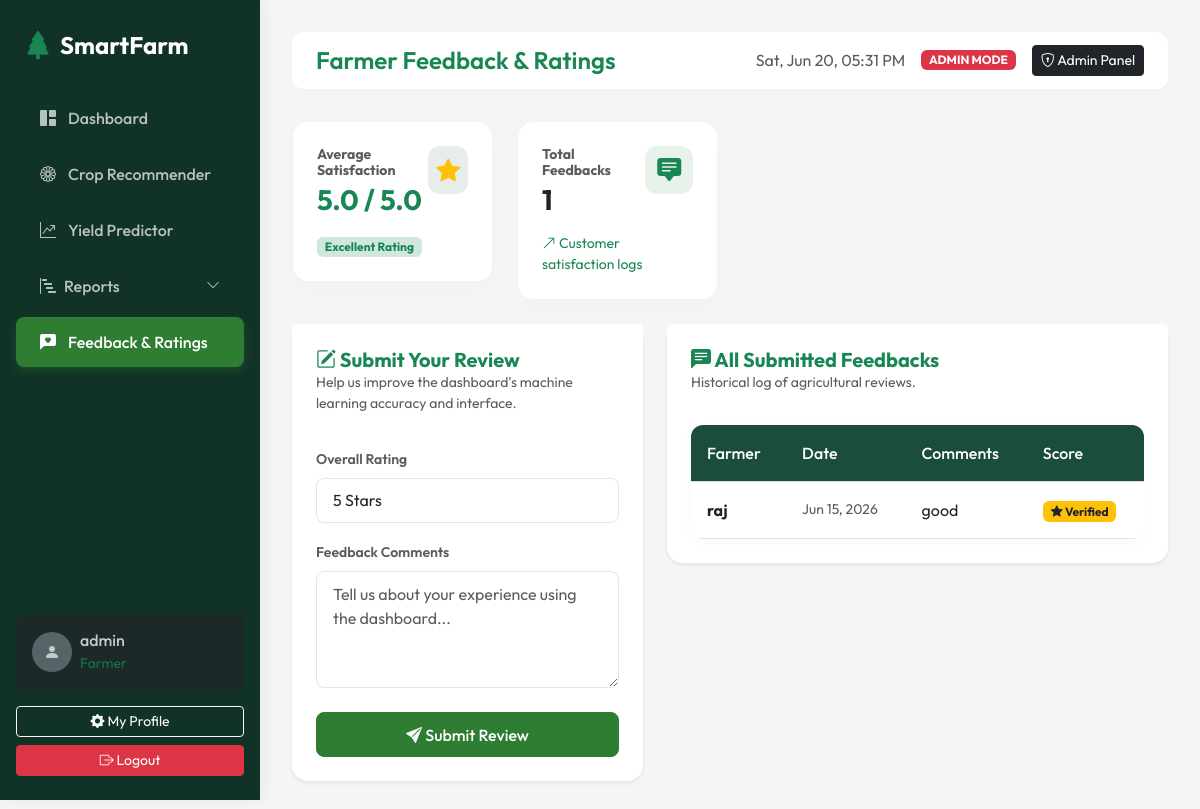
Page /feedback/ (signed in) on the committed database.
### accounts/models.py (models this page shows, shortened)
class User(AbstractUser):
    ROLE_CHOICES = (
        ('farmer', 'Farmer'),
        ('admin', 'Admin'),
    )
    role = models.CharField(max_length=10, choices=ROLE_CHOICES, default='farmer')

### feedback/models.py (models this page shows, shortened)
class Feedback(models.Model):
    user = models.ForeignKey(
        settings.AUTH_USER_MODEL,
        on_delete=models.CASCADE,
        related_name='feedbacks'
    )
    feedback_text = models.TextField()
    created_at = models.DateTimeField(auto_now_add=True)

### feedback/views.py (the view)
# urls.py: path('', views.feedback_list_view, name='feedback_list'),
@login_required
def feedback_list_view(request):
    if request.method == 'POST':
        form = FeedbackRatingForm(request.POST)
        if form.is_valid():
            text = form.cleaned_data['feedback_text']
            score = form.cleaned_data['score']
            Feedback.objects.create(user=request.user, feedback_text=text)
            Rating.objects.create(user=request.user, score=int(score))
            messages.success(request, "Thank you for your valuable feedback!")
            return redirect('feedback_list')
    else:
        form = FeedbackRatingForm()
    if request.user.is_staff:
        feedbacks = Feedback.objects.all().order_by('-created_at')
        ratings = Rating.objects.all().order_by('-created_at')
        total_count = ratings.count()
        avg_score = sum(r.score for r in ratings) / total_count if total_count > 0 else 0
    else:
        feedbacks = Feedback.objects.filter(user=request.user).order_by('-created_at')
        ratings = Rating.objects.filter(user=request.user).order_by('-created_at')
        total_count = ratings.count()
        avg_score = sum(r.score for r in ratings) / total_count if total_count > 0 else 0
    context = {
        'form': form,
        'feedbacks': feedbacks,
        'ratings': ratings,
        'avg_score': round(avg_score, 1),
        'total_count': total_count,
    }
    return render(request, 'feedback/feedback.html', context)

### feedback/forms.py
class FeedbackRatingForm(BootstrapFormMixin, forms.Form):
    feedback_text = forms.CharField(
        widget=forms.Textarea(attrs={
            'placeholder': 'Tell us about your experience using the dashboard...',
            'rows': 4
        }),
        required=True,
        label="Feedback Comments"
    )
    score = forms.ChoiceField(
        choices=[(i, f"{i} Stars") for i in range(1, 6)],
        initial=5,
        widget=forms.Select(attrs={'class': 'form-select'}),
        label="Overall Rating"
    )

### templates/feedback/feedback.html (shortened to what this page needs)
{% extends 'base.html' %}
{% block page_title %}Farmer Feedback & Ratings{% endblock %}
{% block content %}
{% if user.is_staff %}
<div class="row g-4 mb-4">
    <div class="col-md-6 col-lg-3">
        <div class="kpi-card forest">
            <div class="d-flex justify-content-between align-items-start">
                <div>
                    <h6 class="text-muted small uppercase fw-bold mb-1">Average Satisfaction</h6>
                    <h3 class="fw-bold mb-0 text-success">{{ avg_score }} / 5.0</h3>
                </div>
                <div class="kpi-icon bg-forest-light">
                    <i class="bi bi-star-fill text-warning"></i>
                </div>
            </div>
            <div class="mt-3">
                {% if avg_score >= 4.0 %}
                <span class="badge bg-success-subtle text-success">Excellent Rating</span>
                {% else %}
                <span class="badge bg-warning-subtle text-warning">Good Rating</span>
                {% endif %}
            </div>
        </div>
    </div>
    <div class="col-md-6 col-lg-3">
        <div class="kpi-card">
            <div class="d-flex justify-content-between align-items-start">
                <div>
                    <h6 class="text-muted small uppercase fw-bold mb-1">Total Feedbacks</h6>
                    <h3 class="fw-bold mb-0">{{ total_count }}</h3>
                </div>
                <div class="kpi-icon bg-leaf-light">
                    <i class="bi bi-chat-square-text-fill text-success"></i>
                </div>
            </div>
            <p class="text-success small mb-0 mt-3"><i class="bi bi-arrow-up-right"></i> Customer satisfaction logs</p>
        </div>
    </div>
</div>
{% endif %}
<div class="row">
    <div class="col-lg-5 mb-4">
        <div class="card shadow-sm border-0 rounded-4">
            <div class="card-header bg-white border-0 pt-4 px-4">
                <h5 class="fw-bold mb-0 text-success"><i class="bi bi-pencil-square"></i> Submit Your Review</h5>
                <p class="text-muted small mb-0">Help us improve the dashboard's machine learning accuracy and interface.</p>
            </div>
            <div class="card-body p-4">
                <form method="POST">
                    <div class="mb-3">
                        <label class="form-label small fw-semibold text-muted">{{ form.score.label }}</label>
                        {{ form.score }}
                    </div>
                    <div class="mb-3">
                        <label class="form-label small fw-semibold text-muted">{{ form.feedback_text.label }}</label>
                        {{ form.feedback_text }}
                    </div>
                    <div class="d-grid mt-4">
                        <button type="submit" class="btn btn-primary">
                            <i class="bi bi-send-fill"></i> Submit Review
                        </button>
                    </div>
                </form>
            </div>
        </div>
    </div>
    <div class="col-lg-7">
        <div class="card shadow-sm border-0 rounded-4">
            <div class="card-header bg-white border-0 pt-4 px-4">
                <h5 class="fw-bold mb-0 text-success">
                    <i class="bi bi-chat-left-text-fill"></i>
                    {% if user.is_staff %}
                    All Submitted Feedbacks
                    {% else %}
                    My Past Feedback Submissions
                    {% endif %}
                </h5>
                <p class="text-muted small mb-0">Historical log of agricultural reviews.</p>
            </div>
            <div class="card-body p-4">
                {% if feedbacks %}
                <div class="table-responsive">
                    <table class="table custom-table table-hover align-middle">
                        <thead>
                            <tr>
                                {% if user.is_staff %}
                                <th>Farmer</th>
                                {% endif %}
                                <th>Date</th>
                                <th>Comments</th>
                                <th>Score</th>
                            </tr>
                        </thead>
                        <tbody>
                            {% for item in feedbacks %}
                            <tr>
                                {% if user.is_staff %}
                                <td class="fw-bold">{{ item.user.username }}</td>
                                {% endif %}
                                <td class="small text-muted">{{ item.created_at|date:"M d, Y" }}</td>
                                <td class="text-wrap" style="max-width: 250px;">{{ item.feedback_text }}</td>
                                <td>
                                    <span class="badge bg-warning text-dark"><i class="bi bi-star-fill"></i> Verified</span>
                                </td>
                            </tr>
                            {% endfor %}
                        </tbody>
                    </table>
                </div>
                {% else %}
                <div class="text-center py-5 text-muted">
                    <i class="bi bi-chat-square-heart-fill fs-1 mb-2 d-block"></i>
                    <p class="mb-0">No feedback entries registered yet.</p>
                </div>
                {% endif %}
            </div>
        </div>
    </div>
</div>
{% endblock %}

### templates/base.html (shortened to what this page needs)
{% load static %}
<!DOCTYPE html>
<html lang="en">
<head>
    <link href="https://cdn.jsdelivr.net/npm/bootstrap@5.3.0/dist/css/bootstrap.min.css" rel="stylesheet">
    <link href="https://cdn.jsdelivr.net/npm/bootstrap-icons@1.10.0/font/bootstrap-icons.css" rel="stylesheet">
    <link href="{% static 'css/style.css' %}" rel="stylesheet">
</head>
<body>
    <aside class="sidebar d-flex flex-column justify-content-between py-4" id="sidebar">
        <div>
            <div class="px-4 mb-4 d-flex align-items-center gap-2">
                <i class="bi bi-tree-fill text-success fs-3"></i>
                <span class="fs-4 fw-bold tracking-tight">SmartFarm</span>
            </div>
            <nav class="nav flex-column">
                <a class="nav-link {% if request.resolver_match.url_name == 'dashboard' %}active{% endif %}" href="{% url 'dashboard' %}">
                    <i class="bi bi-grid-1x2-fill"></i> Dashboard
                </a>
                {% if user.is_authenticated %}
                <a class="nav-link {% if 'recommend' in request.path %}active{% endif %}" href="{% url 'recommend_crop' %}">
                    <i class="bi bi-flower1"></i> Crop Recommender
                </a>
                <a class="nav-link {% if 'predict' in request.path %}active{% endif %}" href="{% url 'predict_yield' %}">
                    <i class="bi bi-graph-up-arrow"></i> Yield Predictor
                </a>
                <a class="nav-link {% if 'reports' in request.path %}active{% endif %} d-flex justify-content-between align-items-center" data-bs-toggle="collapse" href="#reportsMenu" role="button" aria-expanded="{% if 'reports' in request.path %}true{% else %}false{% endif %}" aria-controls="reportsMenu">
                    <div class="d-flex align-items-center gap-2">
                        <i class="bi bi-bar-chart-steps"></i> Reports
                    </div>
                    <i class="bi bi-chevron-down small reports-arrow" style="transition: transform 0.3s ease;"></i>
                </a>
                <a class="nav-link {% if 'feedback' in request.path %}active{% endif %}" href="{% url 'feedback_list' %}">
                    <i class="bi bi-chat-left-heart-fill"></i> Feedback & Ratings
                </a>
                {% endif %}
            </nav>
        </div>
        <div class="px-3">
            {% if user.is_authenticated %}
            <div class="card bg-dark text-white border-0 opacity-75 mb-3">
                <div class="card-body p-3 d-flex align-items-center gap-2">
                    {% if user.profile.profile_picture %}
                        <img src="{{ user.profile.profile_picture.url }}" class="rounded-circle" width="40" height="40" alt="Avatar">
                    {% else %}
                        <div class="rounded-circle bg-secondary d-flex align-items-center justify-content-center" style="width: 40px; height: 40px;">
                            <i class="bi bi-person-fill text-white"></i>
                        </div>
                    {% endif %}
                    <div class="overflow-hidden">
                        <h6 class="mb-0 text-truncate">{{ user.get_full_name|default:user.username }}</h6>
                        <small class="text-success text-capitalize">{{ user.role|default:"Farmer" }}</small>
                    </div>
                </div>
            </div>
            <a href="{% url 'profile' %}" class="btn btn-outline-light btn-sm w-100 mb-2">
                <i class="bi bi-gear-fill"></i> My Profile
            </a>
            <form action="{% url 'logout' %}" method="post">
                <button type="submit" class="btn btn-danger btn-sm w-100">
                    <i class="bi bi-box-arrow-right"></i> Logout
                </button>
            </form>
            {% endif %}
        </div>
    </aside>
    <div class="main-content">
        <header class="top-navbar d-flex align-items-center justify-content-between">
            <div class="d-flex align-items-center gap-3">
                <h4 class="mb-0 fw-semibold text-success">{% block page_title %}Overview{% endblock %}</h4>
            </div>
            <div class="d-flex align-items-center gap-3">
                <span class="text-muted d-none d-md-inline" id="live-time"></span>
                {% if user.is_authenticated and user.is_staff %}
                    <span class="badge bg-danger">ADMIN MODE</span>
                    <a href="{% url 'admin:index' %}" class="btn btn-dark btn-sm" target="_blank">
                        <i class="bi bi-shield-lock"></i> Admin Panel
                    </a>
                {% endif %}
            </div>
        </header>
        <main class="container-fluid px-0">
            {% block content %}{% endblock %}
        </main>
    </div>
</body>
</html>

### static/css/style.css (style rules this page uses)
:root { --primary-green: #1b4d3e; --secondary-green: #2e7d32; --accent-earth: #c77d3f; --light-bg: #f4f6f5; --card-bg: #ffffff; --text-dark: #212529; --text-muted: #6c757d; --sidebar-width: 260px; --sidebar-bg: #113327; --transition-smooth: all 0.3s cubic-bezier(0.25, 0.8, 0.25, 1); }
body { font-family: 'Outfit', sans-serif; background-color: var(--light-bg); color: var(--text-dark); min-height: 100vh; overflow-x: hidden; }
.sidebar { width: var(--sidebar-width); height: 100vh; position: fixed; top: 0; left: 0; background-color: var(--sidebar-bg); color: #ffffff; z-index: 1000; transition: var(--transition-smooth); box-shadow: 4px 0 15px rgba(0, 0, 0, 0.05); }
.sidebar .nav-link { color: rgba(255, 255, 255, 0.7); padding: 0.8rem 1.5rem; font-weight: 500; display: flex; align-items: center; gap: 12px; transition: var(--transition-smooth); border-radius: 8px; margin: 0.2rem 1rem; }
.sidebar .nav-link:hover, .sidebar .nav-link.active { color: #ffffff; background-color: rgba(255, 255, 255, 0.1); }
.sidebar .nav-link.active { background-color: var(--secondary-green); box-shadow: 0 4px 10px rgba(46, 125, 50, 0.3); }
.main-content { margin-left: var(--sidebar-width); padding: 2rem; min-height: 100vh; transition: var(--transition-smooth); }
.top-navbar { background-color: var(--card-bg); border-radius: 12px; box-shadow: 0 4px 20px rgba(0, 0, 0, 0.02); padding: 0.8rem 1.5rem; margin-bottom: 2rem; }
.kpi-card { background: var(--card-bg); border-radius: 16px; border: 1px solid rgba(0, 0, 0, 0.05); box-shadow: 0 8px 30px rgba(0, 0, 0, 0.02); padding: 1.5rem; transition: var(--transition-smooth); position: relative; overflow: hidden; }
.kpi-card::after { content: ''; position: absolute; bottom: 0; left: 0; width: 100%; height: 4px; background-color: var(--secondary-green); transform: scaleX(0); transition: var(--transition-smooth); }
.kpi-card.forest::after { background-color: var(--primary-green); }
.kpi-icon { width: 48px; height: 48px; border-radius: 12px; display: flex; align-items: center; justify-content: center; font-size: 1.5rem; margin-bottom: 1rem; }
.bg-forest-light { background-color: rgba(27, 77, 62, 0.1); color: var(--primary-green); }
.bg-leaf-light { background-color: rgba(46, 125, 50, 0.1); color: var(--secondary-green); }
.btn-primary { background-color: var(--secondary-green); border-color: var(--secondary-green); font-weight: 500; border-radius: 8px; padding: 0.6rem 1.2rem; transition: var(--transition-smooth); }
.form-control, .form-select { border-radius: 8px; padding: 0.6rem 1rem; border: 1px solid rgba(0, 0, 0, 0.1); }
.table-responsive { border-radius: 12px; overflow: hidden; background: #ffffff; box-shadow: 0 4px 20px rgba(0, 0, 0, 0.02); }
.custom-table { margin-bottom: 0; }
.custom-table th { background-color: var(--primary-green); color: #ffffff; font-weight: 500; padding: 1rem; }
.custom-table td { padding: 1rem; vertical-align: middle; }

### templates/base.html (style rules this page uses)
.sidebar .nav-link[data-bs-toggle="collapse"] { cursor: pointer; }

### rows in the picture
User: get_full_name "admin", role "Farmer"
Feedback: user.username "raj", created_at "Jun 15, 2026", feedback_text "good"

### other values in the picture
{{ avg_score }} "5.0"
{{ total_count }} "1"
